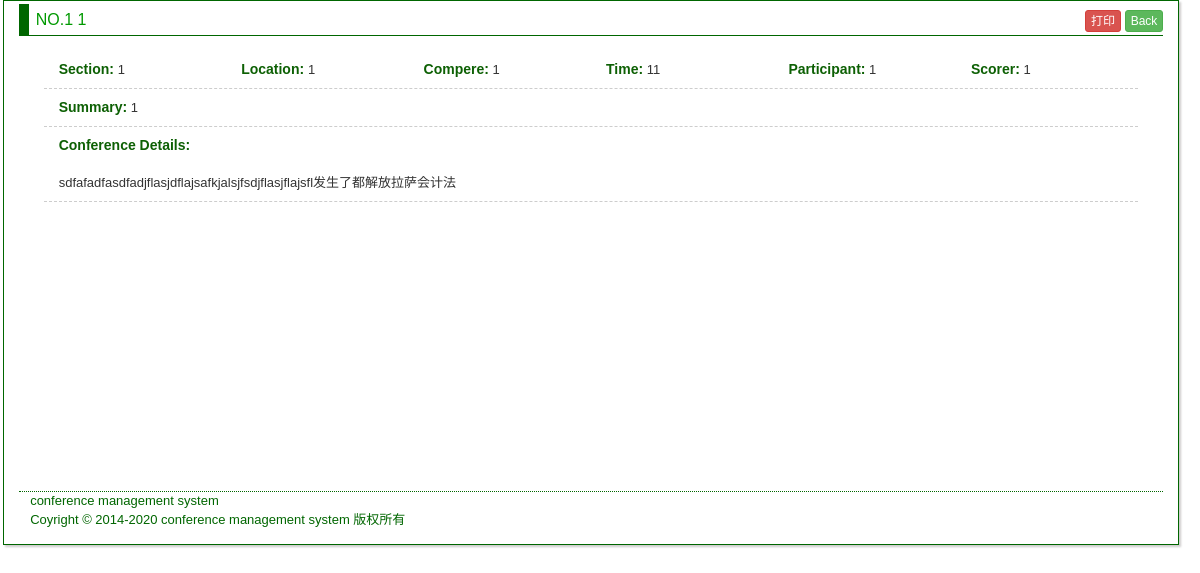
/openRecord.php?id=1 (signed in), run on the app's committed database.
### tables this page shows
CREATE TABLE `conference` (
  `id` int(11) NOT NULL,
  `conferenceName` varchar(3000) NOT NULL COMMENT '会议名称',
  `section` varchar(300) NOT NULL COMMENT '部门',
  `location` varchar(300) NOT NULL COMMENT '地点',
  `time` int(11) NOT NULL COMMENT '时间',
  `compere` varchar(700) NOT NULL COMMENT '主持人',
  `participant` varchar(700) NOT NULL COMMENT '参与者',
  `scorer` varchar(700) NOT NULL COMMENT '记录员',
  `summary` varchar(5000) NOT NULL COMMENT '摘要',
  `conferenceDetails` text COMMENT '会议详情'
);

### openRecord.php (the view, shortened to what this page needs)
<!DOCTYPE html>
<html lang="en">
<head>
  <link rel="stylesheet" href="bootstrap-3.3.5-dist/css/bootstrap.min.css">
  <link href="css/main.css" rel="stylesheet" type="text/css" />
  <link href="css/common.css" rel="stylesheet" type="text/css" />
</head>
<?php
include_once 'config/config.php';
$id = $_GET['id'];
$sql = "SELECT * FROM conference WHERE id = '$id' ";
$re = $db -> query($sql);
$info = $re -> fetch();
?>
<body>
<div id="listBox" >
  <div id="title">
    <ul>
      <li><span><a href="#">NO.<?php echo $info['id']."&nbsp;"; echo $info['conferenceName']; ?></a></span></li>
    </ul>
    <div class="pull-right"><button class="btn btn-xs btn-danger print" id="printbtn">打印</button> <a class="btn btn-xs btn-success back" href="conference.php">Back</a> </div>
    </div>
  <div id="content">
    <div class="container-fluid">
        <div class="container-fluid openHeight box-margin">
          <div class="row border-bottom">
            <div class="col-xs-2"><span class="openTitle section">Section: </span>
              <?php echo $info['section']; ?>
            </div>
            <div class="col-xs-2">
              <span class="openTitle location">Location: </span><?php echo $info['location']; ?>
            </div>
            <div class="col-xs-2"><span class="openTitle compere">Compere:</span>
            <?php echo $info['compere']; ?></div>
            <div class="col-xs-2"><span class="openTitle time">Time:</span>
            <?php echo $info['time']; ?></div>
            <div class="col-xs-2"><span class=" openTitle participant">Participant:</span>
              <?php echo $info['participant']; ?></div>
            <div class="col-xs-2"><span class=" openTitle scorer">Scorer:</span>
              <?php echo $info['scorer']; ?></div>
          </div>
          <div class="row border-bottom">
            <div class="col-xs-12"><span class="openTitle summary">Summary:</span>
              <?php echo $info['summary']; ?></div>
          </div>
          <div class="row border-bottom">
            <div class="col-xs-12"><span class="details openTitle ">Conference Details:</span></div>
            <div class="col-xs-12">
              <?php echo $info['conferenceDetails']; ?>
            </div>
          </div>
        </div>
    </div>
  </div>
  <div id="contact">
    <ul>
        <li> conference management system</li>
        <li>  Coyright © 2014-2020 conference management system 版权所有</li>
    </ul>
</div>
</div>
</body>
</html>

### css/main.css (style rules this page uses)
#listBox { width: 98%; height: auto; padding: 3px; margin-left: 3px; border: 1px solid#006600; -moz-box-shadow: 2px 2px 2px rgba(195, 193, 193, 0.84); box-shadow: 2px 2px 2px rgba(195, 193, 193, 0.84); }
#title { line-height: 32px; height: 32px; width: 98%; margin: 0 auto; border-bottom: 1px solid#006600; border-left: 10px solid #006600; }
#title li { float: left; margin: 0 7px; }
#listBox #title ul li a { font-size: 16px; }
#title li span a { color: #009900; }
#content { width: 98%; height: 440px; padding: 0px; clear: both; float: none; margin: 5px auto; }
#contact { width: 98%; height: 40px; border-top: 1px dotted #006600; color: #006600; clear: both; float: none; margin-top: 10px; margin-right: auto; margin-bottom: 10px; margin-left: auto; }
#contact ul { padding-left: 1%; }

### css/common.css (style rules this page uses)
*,body { font-family: Arial,Menlo,monospace,"Courier New", Courier; font-size: 13px; margin: 0; padding: 0; }
ul,dl,dd,dt { list-style-type: none; margin: 0px; padding: 0px; }
a { text-decoration: none; cursor: pointer; }
.openTitle { font-weight: bold; font-size: 14px; color: #0d6004; }
.openHeight { line-height:37px; }
.box-margin { margin: 10px; }
.border-bottom { border-bottom: #cdcdcd 1px dashed; }

### data on the page
conference: id "1", conferenceName "1", section "1", location "1", compere "1", time "11", participant "1", scorer "1", summary "1", conferenceDetails "sdfafadfasdfadjflasjdflajsafkjalsjfsdjflasjflajsfl发生了都解放拉萨会计法"
